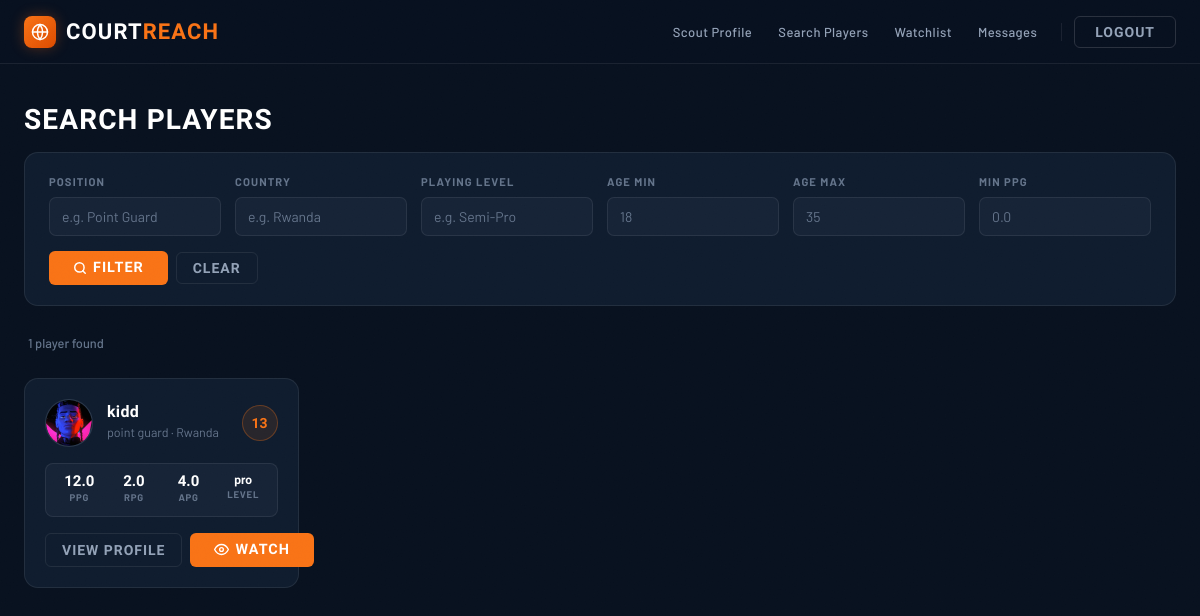
The page /search/ (signed in) on the database its author committed.
### profiles/models.py (models this page shows, shortened)
class PlayerProfile(models.Model):
    user = models.OneToOneField(settings.AUTH_USER_MODEL, on_delete=models.CASCADE)
    profile_picture = models.ImageField(upload_to='player_profiles/', null=True, blank=True)
    position = models.CharField(max_length=50, blank=True)
    height = models.CharField(max_length=20, blank=True)
    weight = models.CharField(max_length=20, blank=True)
    age = models.PositiveIntegerField(null=True, blank=True)
    country = models.CharField(max_length=100, blank=True)
    telephone = models.CharField(max_length=20, blank=True)
    email = models.EmailField(blank=True)
    social_medias = models.TextField(blank=True)
    playing_level = models.CharField(max_length=100, blank=True)
    availability = models.BooleanField(default=True)
    ppg = models.FloatField(null=True, blank=True)
    rpg = models.FloatField(null=True, blank=True)
    apg = models.FloatField(null=True, blank=True)
    highlight_video_url = models.URLField(blank=True)
    visibility_score = models.IntegerField(default=0)

### accounts/models.py (models this page shows, shortened)
class CustomUser(AbstractUser):
    PLAYER = 'PLAYER'
    SCOUT = 'SCOUT'
    ROLE_CHOICES = [
        (PLAYER, 'Player'),
        (SCOUT, 'Scout'),
    ]
    role = models.CharField(max_length=10, choices=ROLE_CHOICES)
    is_verified = models.BooleanField(default=False)
    profile_picture = models.ImageField(upload_to='scout_profiles/', null=True, blank=True)

### search/views.py (the view)
# urls.py: path('', views.search_players, name='search_players'),
@login_required
@user_passes_test(lambda u: u.role == 'SCOUT' and u.is_verified)
def search_players(request):
    qs = PlayerProfile.objects.filter(visibility_score__gt=0)
    position = request.GET.get('position')
    age_min = request.GET.get('age_min')
    age_max = request.GET.get('age_max')
    country = request.GET.get('country')
    playing_level = request.GET.get('playing_level')
    min_ppg = request.GET.get('min_ppg')
    if position:
        qs = qs.filter(position__icontains=position)
    if age_min:
        qs = qs.filter(age__gte=age_min)
    if age_max:
        qs = qs.filter(age__lte=age_max)
    if country:
        qs = qs.filter(country__icontains=country)
    if playing_level:
        qs = qs.filter(playing_level__icontains=playing_level)
    if min_ppg:
        qs = qs.filter(ppg__gte=min_ppg)
    qs = qs.order_by('-visibility_score')
    return render(request, 'search/results.html', {'players': qs})

### messaging/context_processors.py (called while the page is built)
def unread_count(request):
    if request.user.is_authenticated:
        return {'unread_count': Message.objects.filter(receiver=request.user, is_read=False).count()}
    return {'unread_count': 0}

### search/templates/search/results.html (shortened to what this page needs)
{% extends "core/base.html" %}
{% block content %}
<div class="cr-search-page">
    <div class="cr-page-head">
        <h1 class="cr-page-title">Search Players</h1>
    </div>
    <div class="cr-filters-card">
        <form method="get" class="cr-filters-form">
            <div class="cr-filter-group">
                <label for="f-position">Position</label>
                <input type="text" id="f-position" name="position" placeholder="e.g. Point Guard" value="{{ request.GET.position }}">
            </div>
            <div class="cr-filter-group">
                <label for="f-country">Country</label>
                <input type="text" id="f-country" name="country" placeholder="e.g. Rwanda" value="{{ request.GET.country }}">
            </div>
            <div class="cr-filter-group">
                <label for="f-level">Playing Level</label>
                <input type="text" id="f-level" name="playing_level" placeholder="e.g. Semi-Pro" value="{{ request.GET.playing_level }}">
            </div>
            <div class="cr-filter-group">
                <label for="f-age-min">Age Min</label>
                <input type="number" id="f-age-min" name="age_min" placeholder="18" value="{{ request.GET.age_min }}">
            </div>
            <div class="cr-filter-group">
                <label for="f-age-max">Age Max</label>
                <input type="number" id="f-age-max" name="age_max" placeholder="35" value="{{ request.GET.age_max }}">
            </div>
            <div class="cr-filter-group">
                <label for="f-ppg">Min PPG</label>
                <input type="number" step="0.1" id="f-ppg" name="min_ppg" placeholder="0.0" value="{{ request.GET.min_ppg }}">
            </div>
            <div class="cr-filters-form__action">
                <button type="submit" class="cr-btn cr-btn--brand">
                    <svg width="14" height="14" viewBox="0 0 24 24" fill="none" stroke="currentColor" stroke-width="2.5" stroke-linecap="round"><circle cx="11" cy="11" r="8"/><line x1="21" y1="21" x2="16.65" y2="16.65"/></svg>
                    Filter
                </button>
                <a href="{% url 'search_players' %}" class="cr-btn cr-btn--ghost">Clear</a>
            </div>
        </form>
    </div>
    <div class="cr-results-head">
        <span class="cr-results-count">
            {% if players %}{{ players|length }} player{{ players|length|pluralize }} found{% endif %}
        </span>
    </div>
    <div class="cr-cards-grid">
        {% for profile in players %}
        <div class="cr-card">
            <div class="cr-card__header">
                <div class="cr-avatar cr-avatar--md">
                    {% if profile.profile_picture %}
                        <img src="{{ profile.profile_picture.url }}" alt="{{ profile.user.username }}">
                    {% else %}
                        <span>{{ profile.user.first_name|slice:":1"|upper }}{{ profile.user.last_name|slice:":1"|upper }}</span>
                    {% endif %}
                </div>
                <div class="cr-card__meta">
                    <h3 class="cr-card__name">{{ profile.user.get_full_name|default:profile.user.username }}</h3>
                    <p class="cr-card__pos">{{ profile.position|default:"—" }} · {{ profile.country|default:"—" }}</p>
                </div>
                <div class="cr-vis-ring" title="Visibility Score">{{ profile.visibility_score }}</div>
            </div>
            <div class="cr-stats-strip">
                <div class="cr-stat"><span class="cr-stat__n">{{ profile.ppg|default:"—" }}</span><span class="cr-stat__l">PPG</span></div>
                <div class="cr-stat"><span class="cr-stat__n">{{ profile.rpg|default:"—" }}</span><span class="cr-stat__l">RPG</span></div>
                <div class="cr-stat"><span class="cr-stat__n">{{ profile.apg|default:"—" }}</span><span class="cr-stat__l">APG</span></div>
                <div class="cr-stat"><span class="cr-stat__n cr-stat__n--sm">{{ profile.playing_level|default:"—" }}</span><span class="cr-stat__l">Level</span></div>
            </div>
            <div class="cr-card__actions">
                <a href="{% url 'player_detail' profile.user.id %}" class="cr-btn cr-btn--outline cr-btn--flex">View Profile</a>
                <form method="post" action="{% url 'add_watchlist' profile.id %}" style="margin:0;">
                    <button type="submit" class="cr-btn cr-btn--watch" title="Add to Watchlist">
                        <svg width="15" height="15" viewBox="0 0 24 24" fill="none" stroke="currentColor" stroke-width="2.2" stroke-linecap="round"><path d="M1 12s4-8 11-8 11 8 11 8-4 8-11 8-11-8-11-8z"/><circle cx="12" cy="12" r="3"/></svg>
                        Watch
                    </button>
                </form>
            </div>
        </div>
        {% empty %}
        <div class="cr-empty-state">No players match your filters — try broadening your search.</div>
        {% endfor %}
    </div>
</div>
{% endblock %}

### core/templates/core/base.html (style rules this page uses)
:root { --c-bg: #08111f; --c-surface: #0f1c2e; --c-surface-2: #162336; --c-surface-3: #1a2a3f; --c-border: rgba(255, 255, 255, 0.08); --c-border-focus:rgba(249, 115, 22, 0.6); --c-accent: #f97316; --c-accent-dim: #7c2d12; --c-accent-glow: rgba(249, 115, 22, 0.3); --c-text: #e2e8f0; --c-muted: #64748b; --c-muted-light: #94a3b8; --c-placeholder: #4a5568; --nav-h: 64px; }
*, *::before, *::after { box-sizing: border-box; }
html, body { height: 100%; margin: 0; }
body { font-family: 'Barlow', sans-serif; font-size: 15px; background-color: var(--c-bg); color: var(--c-text); line-height: 1.6; -webkit-font-smoothing: antialiased; }
body::after { content: ''; position: fixed; inset: 0; pointer-events: none; z-index: 9999; opacity: 0.5; }
input, input[type="text"], input[type="email"], input[type="password"], input[type="search"], input[type="number"], input[type="url"], input[type="tel"], input[type="date"], input[type="datetime-local"], input[type="file"], textarea, select { background-color: var(--c-surface-2) !important; background: var(--c-surface-2) !important; color: var(--c-text) !important; border: 1px solid var(--c-border) !important; border-radius: 6px !important; padding: 0.55rem 0.875rem !important; font-family: 'Barlow', sans-serif !important; font-size: 0.9rem !important; line-height: 1.5 !important; width: 100%; outline: none !important; -webkit-appearance: none !important; appearance: none !important; transition: border-color 0.18s, box-shadow 0.18s !important; }
input::placeholder, textarea::placeholder { color: var(--c-placeholder) !important; opacity: 1 !important; }
label { color: var(--c-muted-light); font-size: 0.8125rem; font-weight: 600; letter-spacing: 0.04em; text-transform: uppercase; display: block; margin-bottom: 0.375rem; }
h1, h2, h3, h4, h5, h6 { font-family: 'Barlow Condensed', sans-serif; color: #fff; line-height: 1.15; letter-spacing: 0.02em; margin-top: 0; }
p { color: var(--c-text); margin-top: 0; }
a { color: var(--c-accent); }
form > div, .form-box, .box, .panel { background: transparent !important; color: var(--c-text) !important; }
input[type="submit"], button[type="submit"]:not(.btn-outline):not(.mobile-nav-link) { display: inline-flex !important; align-items: center !important; justify-content: center !important; font-family: 'Barlow Condensed', sans-serif !important; font-weight: 700 !important; font-size: 0.9rem !important; letter-spacing: 0.07em !important; text-transform: uppercase !important; color: #fff !important; background: var(--c-accent) !important; border: none !important; padding: 0.6rem 1.5rem !important; border-radius: 6px !important; cursor: pointer !important; line-height: 1 !important; width: 100% !important; transition: background 0.18s, box-shadow 0.18s !important; -webkit-appearance: none !important; }
h1 { font-size: clamp(1.75rem, 4vw, 3rem); color: #fff; }
h3 { font-size: 1.2rem; color: #fff; }

### rows shown on the page
PlayerProfile: profile_picture (picture), user.get_full_name "kidd", position "point guard", country "Rwanda", visibility_score "13", ppg "12.0", rpg "2.0", apg "4.0", playing_level "pro"

### other values the page prints
{{ players|length }} "1"
